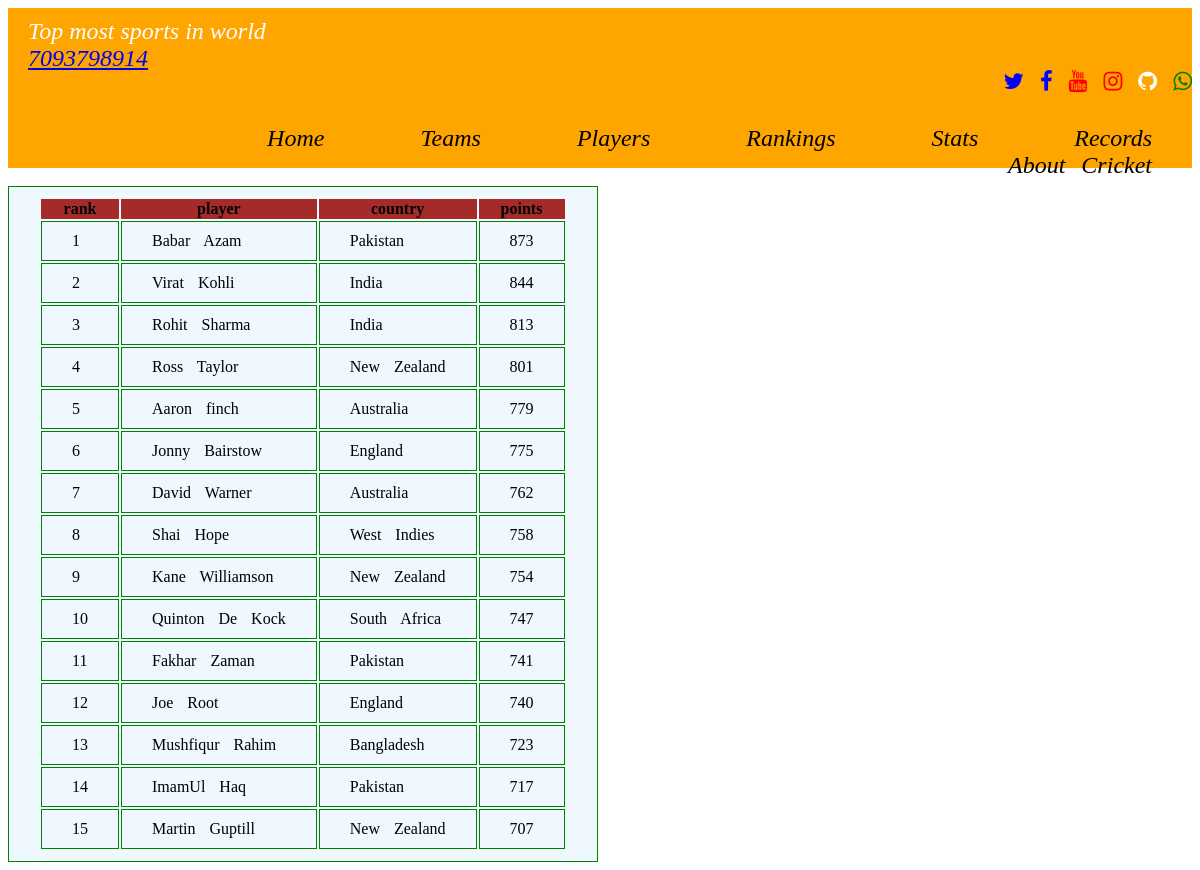
The app's page /web/icc_odibatting_team with its own data.
### web/models.py (models this page shows)
class OdiBattingRankings(models.Model):
    rank=models.IntegerField()
    player=models.CharField(max_length=80)
    country=models.CharField(max_length=80)
    points=models.IntegerField()

### web/views.py (the view)
# urls.py: path('icc_odibatting_team',views.icc_odibatting_team,name='icc_odibatting_team'),
def icc_odibatting_team(request):
    us=OdiBattingRankings.objects.all
    return render(request,'web/icc_odibatting_team.html',{'access_records':us})

### template/web/icc_odibatting_team.html (shortened to what this page needs)
<!DOCTYPE html>
{% extends "web/all.html" %}
{% load static %}
{% block body_block %}
<body >
    <div class="body">
         <table>
         <div class="dhana">
                <tr>
                  <th colspan="0">rank</th>
                  <th colspan="0">player</th>
                  <th colspan="1">country</th>
                  <th colspan="1">points</th>
                </tr>
                {% for acc in access_records %}
                <tr>
                  <td>{{ acc.rank }}</td>
                  <td>{{ acc.player }}</td>
                  <td>{{ acc.country }}</td>
                  <td>{{ acc.points }}</td>
                </tr>
                {% endfor %}
    </div></table>
        {% endblock %}

### static/images/css/style.css (style rules this page uses)
table,td { border: 1px solid green; background-color: aliceblue; word-spacing: 10px; padding: 10px 30px 10px 30px; color: black; }
th { background-color: brown; }

### records on screen
OdiBattingRankings: rank "1", player "Babar Azam", country "Pakistan", points "873"
OdiBattingRankings: rank "2", player "Virat Kohli", country "India", points "844"
OdiBattingRankings: rank "3", player "Rohit Sharma", country "India", points "813"
OdiBattingRankings: rank "4", player "Ross Taylor", country "New Zealand", points "801"
OdiBattingRankings: rank "5", player "Aaron finch", country "Australia", points "779"
OdiBattingRankings: rank "6", player "Jonny Bairstow", country "England", points "775"
OdiBattingRankings: rank "7", player "David Warner", country "Australia", points "762"
OdiBattingRankings: rank "8", player "Shai Hope", country "West Indies", points "758"
OdiBattingRankings: rank "9", player "Kane Williamson", country "New Zealand", points "754"
OdiBattingRankings: rank "10", player "Quinton De Kock", country "South Africa", points "747"
OdiBattingRankings: rank "11", player "Fakhar Zaman", country "Pakistan", points "741"
OdiBattingRankings: rank "12", player "Joe Root", country "England", points "740"
OdiBattingRankings: rank "13", player "Mushfiqur Rahim", country "Bangladesh", points "723"
OdiBattingRankings: rank "14", player "ImamUl Haq", country "Pakistan", points "717"
OdiBattingRankings: rank "15", player "Martin Guptill", country "New Zealand", points "707"
